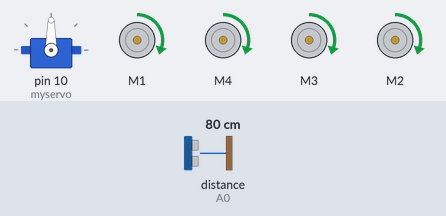
Recording of a sketch running on a simulated Arduino Uno, built with avr-gcc and run on an emulated ATmega328P. Parts: servo, 4 × DC motor (green arrow = forward, orange = backward, longer = faster). Wiring (inferred from the names in the program): ultrasonic range finder: trigger A1; echo A0. Inputs (shaded band) come from the test bench; at power-on: distance to the obstacle (sensor on A0) 80 cm. The echo pulse lasts 58.3 µs per cm; what the sketch prints to the serial monitor is not drawn.

Above: at 1.2 s.
1.3 s: distance to the obstacle (sensor on A0) set to 55 cm
4.3 s: distance to the obstacle (sensor on A0) set to 49 cm
At 5.6 s:
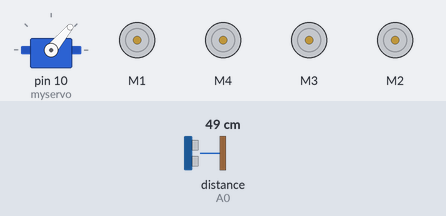
At 6.4 s:
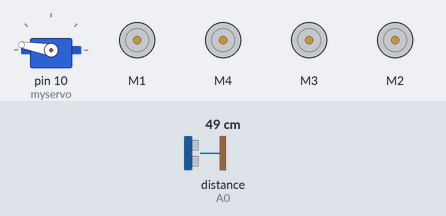
7.3 s: distance to the obstacle (sensor on A0) set to 2 cm
10.3 s: distance to the obstacle (sensor on A0) set to 60 cm
At 13.0 s:
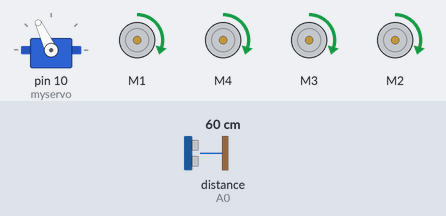
Timing chart, 0 to 14.3 s (numbered marks = the images above; inputs shaded):
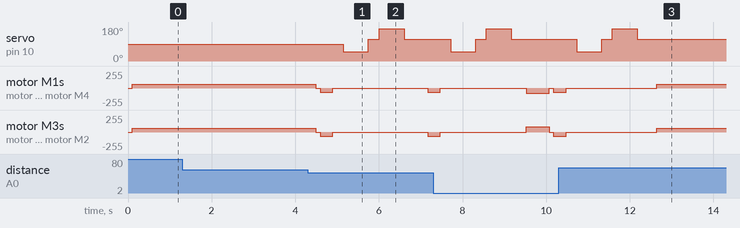

Measured:
- the behaviour switches between 52 and 51 cm on distance to the obstacle (sensor on A0) (found by bisection; images 0 and 1)
- after the input at 1.3 s, every drawn part: stays the same
- after the input at 4.3 s, servo on pin 10 (myservo): 90° → 50° after 0.85 s, → 115° 0.60 s later, → 170° 0.25 s later, → 115° 0.60 s later; motor M1, motor M4, motor M3, motor M2: forward 60/255 → stopped after 0.19 s, → backward 60/255 0.10 s later, → stopped 0.31 s later, → backward 60/255 2.3 s later
- after the input at 10.3 s, servo on pin 10 (myservo): goes on until 12.2 s, then stays 115°

The sketch:

Arduino_ROBOT-CAR.ino
```cpp
#include <NewPing.h>
#include <Servo.h>  //servo library
#include <AFMotor.h>
#define echoPin A0        // attach Echo of HC-SR04 pin to Analog pin
#define trigPin A1        // attach trig of HC-SR04 pin to Analog pin
#define MAX_DISTANCE 450
#define MAX_SPEED 100 // sets speed of DC  motors
#define MAX_SPEED_OFFSET 20
AF_DCMotor motor1(1, MOTOR12_1KHZ);
AF_DCMotor motor2(4, MOTOR12_1KHZ);
AF_DCMotor motor3(3, MOTOR34_1KHZ);
AF_DCMotor motor4(2, MOTOR34_1KHZ);
NewPing sonar(trigPin,  echoPin, MAX_DISTANCE);
Servo myservo;      // create servo object to control servo
long duration; // variable for the duration of sound wave travel
int distance; // variable for the distance measurement
int rightDistance = 0, leftDistance = 0;
void Stop();
int Distance_test();  void forward(); void back(); void left() ; void right();
boolean goesForward = false;
int speedSet = 0;
int distanceR = 0;
int distanceL =  0;
void setup() {
  Serial.begin(9600); // // Serial Communication is starting with 9600 of baudrate speed
  pinMode(trigPin, OUTPUT); // Sets the trigPin as an OUTPUT
  pinMode(echoPin, INPUT); // Sets the echoPin as an INPUT

  myservo.attach(10);  // attach servo on pin 3 to servo object
  Stop();// Stop all the motors

}
void loop() {
  Serial.print("Normal_Distance: ");
  Serial.print(distance);
  digitalWrite(trigPin, LOW);
  delayMicroseconds(2);
  // Sets the trigPin HIGH (ACTIVE) for 10 microseconds
  digitalWrite(trigPin, HIGH);
  delayMicroseconds(10);
  digitalWrite(trigPin, LOW);
  // Reads the echoPin, returns the sound wave travel time in microseconds
  duration = pulseIn(echoPin, HIGH);
  // Calculating the distance
  distance = duration * 0.034 / 2; // Speed of sound wave divided by 2 (go and back)
  delay(100);

  if (distance <= 50)
  {
    Stop();//Stop all the motors
    delay(100);
    back();// Move backword
    delay(300);
    Stop();//Stop all the motors
    delay(250);
    lookRight();// look for obstruction in right side
    distanceR = distanceRight();// Read distace for right side
    delay(250);
    lookLeft();// look for obstruction in left side
    distanceL = distanceLeft();// Read distace for left side
    delay(250);

    if (distanceR > distanceL)// Compare the distace for left and right positon
    {
      Stop();//Stop all the motors
      left();// Move robot to left
      delay(250);
    } else if (distanceR < distanceL)//// Compare the distace for left and right positon
    {
      Stop();//Stop all the motors
      right();// Move robot to left

      delay(250);
    }
  } else
  {
    forward();// Move robot forward
  }
  distance = distance;// read distance
}
// Below function is to read the data for Right side obstruction for ultrasonic sensor
int distanceRight() {
  digitalWrite(trigPin, LOW);
  delayMicroseconds(2);
  // Sets the trigPin HIGH (ACTIVE) for 10 microseconds
  digitalWrite(trigPin, HIGH);
  delayMicroseconds(10);
  digitalWrite(trigPin, LOW);
  // Reads the echoPin, returns the sound wave travel time in microseconds
  duration = pulseIn(echoPin, HIGH);
  // Calculating the distance
  distanceR = duration * 0.034 / 2; // Speed of sound wave divided by 2 (go and back)
  Serial.print("Right_Distance: ");
  Serial.print(distanceR);
  Serial.println(" cm");
  return distanceR;
}
// Below function is to read the data for Left side obstruction for ultrasonic sensor
int distanceLeft() {
  digitalWrite(trigPin, LOW);
  delayMicroseconds(2);
  // Sets the trigPin HIGH (ACTIVE) for 10 microseconds
  digitalWrite(trigPin, HIGH);
  delayMicroseconds(10);
  digitalWrite(trigPin, LOW);
  // Reads the echoPin, returns the sound wave travel time in microseconds
  duration = pulseIn(echoPin, HIGH);
  // Calculating the distance
  distanceL = duration * 0.034 / 2; // Speed of sound wave divided by 2 (go and back)
  Serial.print("Left_Distance: ");
  Serial.print(distanceL);
  Serial.println(" cm");
  return distanceL;
}
int lookRight()// Function to check for the right side distance using servo motor movement
{
  myservo.write(50);
  delay(500);
  //int distance = distance;
  delay(100);
  myservo.write(115);
  // return distance;
}

int lookLeft()// Function to check for the left side distance using servo motor movement
{
  myservo.write(170);
  delay(500);
  // int distance = distance;
  delay(100);
  myservo.write(115);
  //return distance;
  delay(100);
}
//Below function to stop all 4 motors
void Stop() {
  motor1.run(RELEASE);
  motor2.run(RELEASE);
  motor3.run(RELEASE);
  motor4.run(RELEASE);
  Serial.println("Stop");
}

//Ultrasonic distance measurement method
int Distance_test() {
  digitalWrite(trigPin, LOW);
  delayMicroseconds(2);
  digitalWrite(trigPin, HIGH);
  delayMicroseconds(20);
  digitalWrite(trigPin, LOW);
  float Fdistance = pulseIn(echoPin, HIGH);
  Fdistance = Fdistance / 58;
  return (int)Fdistance;
}
// Function to move robot forward
void forward() {

  if (!goesForward)
  {
    goesForward = true;
    motor1.run(FORWARD);
    motor2.run(FORWARD);
    motor3.run(FORWARD);
    motor4.run(FORWARD);
    motor1.setSpeed(60);
    motor2.setSpeed(60);
    motor3.setSpeed(60);
    motor4.setSpeed(60);
    delay(5);
    Serial.println("Forward");
  }
}
// Function to move robot reverse
void back() {
  goesForward = false;
  motor1.run(BACKWARD);
  motor2.run(BACKWARD);
  motor3.run(BACKWARD);
  motor4.run(BACKWARD);
  motor1.setSpeed(60);
  motor2.setSpeed(60);
  motor3.setSpeed(60);
  motor4.setSpeed(60);
  delay(5);
  Serial.println("Back");
}
// Function to move robot left
void left() {
  motor1.setSpeed(80);
  motor2.setSpeed(80);
  motor3.setSpeed(80);
  motor4.setSpeed(80);
  motor1.run(FORWARD);
  motor2.run(FORWARD);
  motor3.run(BACKWARD);
  motor4.run(BACKWARD);

  Serial.println("Left");
  delay(200);
}
// Function to move robot right
void right() {
  motor1.setSpeed(80);
  motor2.setSpeed(80);
  motor3.setSpeed(80);
  motor4.setSpeed(80);
  motor1.run(BACKWARD);
  motor2.run(BACKWARD);
  motor3.run(FORWARD);
  motor4.run(FORWARD);
  Serial.println("Right");
  delay(200);
}
// Function to read distace using ultrasonic sensor
int readPing() {
  delay(70);
  int cm = sonar.ping_cm();
  if (cm == 0)
  {
    cm = 450;
  }
  return cm;
}
```
